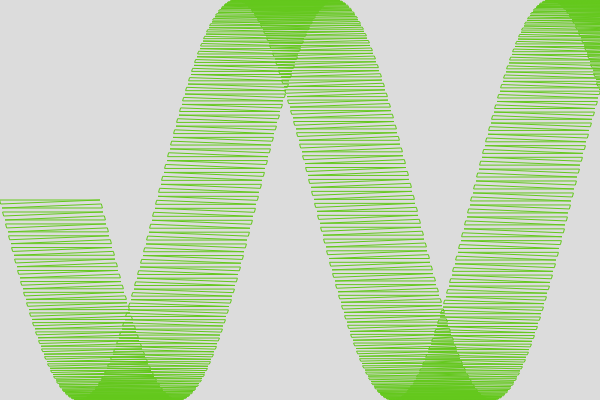
Frame 1 (no input)
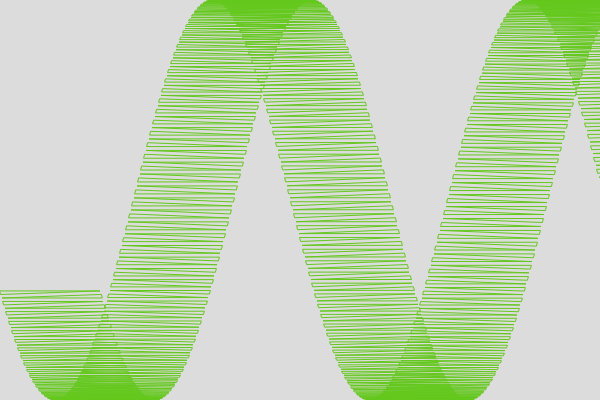
Frame 60 (no input)
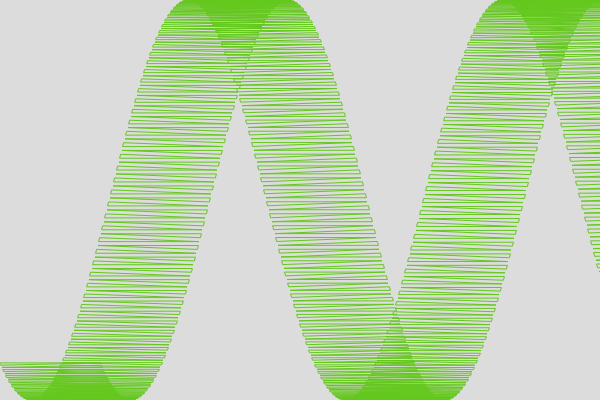
Frame 120 (the mouse pressed at the canvas centre since frame 60)

The p5.js sketch that drew these frames (run headless with seeded random() and noise() and a simulated clock; from frame 60 on, the mouse is pressed at the canvas centre):

// p5.js sketch
// ── sketch.js
let angle = 0;

function setup() {
  createCanvas(600, 400);
  // frameRate(8)
  textSize(32)
}

function draw() {
  background(220);
  noFill()
  stroke(100,200,29)
  // translate(width / 2, height / 2)
  let offsetY = 0;
  beginShape(TRIANGLES)
  for (x = 0; x < width; x++) {
    a = angle + offsetY;
    y = map(sin(a), -1, 1, 0, height);
   
    vertex(x,y)
    vertex(x+100,y)
  
    offsetY += 0.02;
  }
    angle +=0.008;
  endShape()
}
